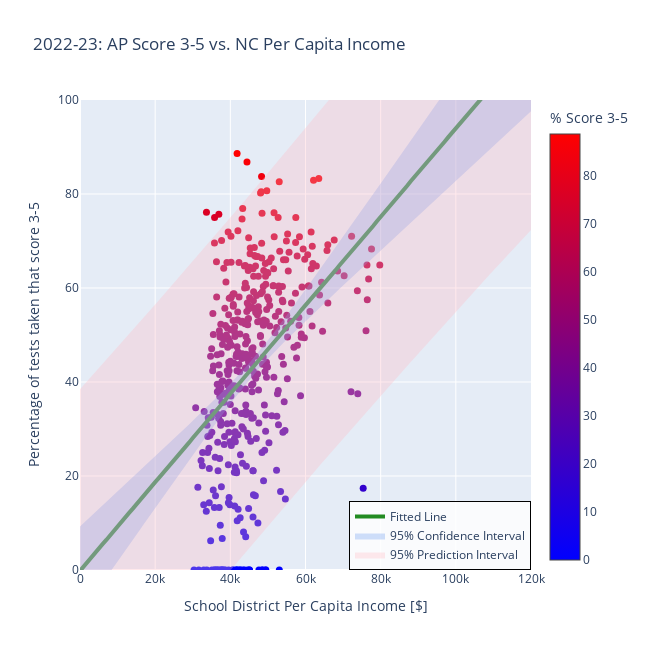

Notebook source saved alongside this figure:
### Code cell
# Fit the OLS model
alpha = 0.05  # 95% confidence level
x_with_const = sm.add_constant(x_arr)  # Add intercept
model = sm.OLS(y_arr, x_with_const).fit()

# Generate x values for the fitted line
x_line = np.linspace(0, 260e3, 261)
x_line_rounded = np.round(x_line, decimals=-1)
x_line_with_const = sm.add_constant(x_line_rounded)

# Get predictions and intervals
predictions = model.get_prediction(x_line_with_const)
prediction_summary = predictions.summary_frame(alpha=alpha)

# Extract values
y_line = prediction_summary['mean'].values
ci_lower = prediction_summary['mean_ci_lower'].values  # Confidence Interval lower bound
ci_upper = prediction_summary['mean_ci_upper'].values  # Confidence Interval upper bound
pi_lower = prediction_summary['obs_ci_lower'].values  # Prediction Interval lower bound
pi_upper = prediction_summary['obs_ci_upper'].values  # Prediction Interval upper bound

# Round fitted values for consistency
y_line = np.round(y_line, decimals=1)

#### Draw the data points ####
fig = go.Figure(data=go.Scatter(
    x=np.round(x_arr, decimals=-1),
    y=np.round(y_arr, decimals=1),
    mode='markers',
    marker=dict(
        size=7,
        color=y_arr,
        colorscale='Bluered',
        symbol='circle',
        showscale=True,
        colorbar=dict(title='% Score 3-5'),
    ),
    showlegend=False,
    text=northcarolina['County'],
    name=''
))

#### Add the fitted line ####
fig.add_trace(go.Scatter(
    x=x_line_rounded,
    y=y_line,
    mode="lines",
    line=dict(color="forestgreen", width=4),
    name="Fitted Line",
    showlegend=True
))

#### Add the Confidence Interval band ####
fig.add_trace(go.Scatter(
    x=np.concatenate([x_line_rounded, x_line_rounded[::-1]]),
    y=np.concatenate([ci_upper, ci_lower[::-1]]),
    fill='toself',
    fillcolor='rgba(100, 149, 237, 0.3)',
    line=dict(color='rgba(255,255,255,0)'),
    hoverinfo="skip",
    showlegend=True,
    name="95% Confidence Interval"
))

#### Add the Prediction Interval band ####
fig.add_trace(go.Scatter(
    x=np.concatenate([x_line_rounded, x_line_rounded[::-1]]),
    y=np.concatenate([pi_upper, pi_lower[::-1]]),
    fill='toself',
    fillcolor='rgba(255, 182, 193, 0.3)',
    line=dict(color='rgba(255,255,255,0)'),
    hoverinfo="skip",
    showlegend=True,
    name="95% Prediction Interval"
))

#### Write the title of the plot ####
fig.update_layout(
    title='2022-23: AP Score 3-5 vs. NC Per Capita Income',
    xaxis_title='School District Per Capita Income [$]',
    yaxis_title='Percentage of tests taken that score 3-5',
    width=650,
    height=650,
    legend=dict(
        x=1.0,  # Position of the legend (x-coordinate in normalized units)
        y=0.0,  # Position of the legend (y-coordinate in normalized units)
        xanchor='right',  # Align the legend box to the right
        yanchor='bottom',  # Align the legend box to the bottom
        bgcolor='rgba(255, 255, 255, 0.8)',  # White background with some transparency
        bordercolor='black',
        borderwidth=1
    )
)
fig.update_xaxes(range=[0, 120e3])
fig.update_yaxes(range=[0, 100])
fig.show()

# Save the plot
with open('../data/NC_pickled/NC_pass_vs_school_district_income.pkl', 'wb') as f:
    pickle.dump(fig, f)

### Figure 1 — Plotly figure (JSON) as saved in the notebook; plotly's stock layout.template omitted (floating-point values rounded to 4 significant figures; data arrays with more than 128 entries replaced by an {"elided": "..."} marker saying what was removed)
{"data": [{"marker": {"color": {"elided": "437 float values"}, "colorbar": {"title": {"text": "% Score 3-5"}}, "colorscale": [[0, "rgb(0,0,255)"], [1, "rgb(255,0,0)"]], "showscale": true, "size": 7, "symbol": "circle"}, "mode": "markers", "name": "", "showlegend": false, "text": {"elided": "437 str values"}, "type": "scatter", "x": {"elided": "437 int values"}, "y": {"elided": "437 float values"}}, {"line": {"color": "forestgreen", "width": 4}, "mode": "lines", "name": "Fitted Line", "showlegend": true, "type": "scatter", "x": {"elided": "261 int values"}, "y": {"elided": "261 float values"}}, {"fill": "toself", "fillcolor": "rgba(100, 149, 237, 0.3)", "hoverinfo": "skip", "line": {"color": "rgba(255,255,255,0)"}, "name": "95% Confidence Interval", "showlegend": true, "type": "scatter", "x": {"elided": "522 int values"}, "y": {"elided": "522 float values"}}, {"fill": "toself", "fillcolor": "rgba(255, 182, 193, 0.3)", "hoverinfo": "skip", "line": {"color": "rgba(255,255,255,0)"}, "name": "95% Prediction Interval", "showlegend": true, "type": "scatter", "x": {"elided": "522 int values"}, "y": {"elided": "522 float values"}}], "layout": {"height": 650, "legend": {"bgcolor": "rgba(255, 255, 255, 0.8)", "bordercolor": "black", "borderwidth": 1, "x": 1, "xanchor": "right", "y": 0, "yanchor": "bottom"}, "title": {"text": "2022-23: AP Score 3-5 vs. NC Per Capita Income"}, "width": 650, "xaxis": {"range": [0, 120000], "title": {"text": "School District Per Capita Income [$]"}, "type": "linear"}, "yaxis": {"range": [0, 100], "title": {"text": "Percentage of tests taken that score 3-5"}, "type": "linear"}}}
